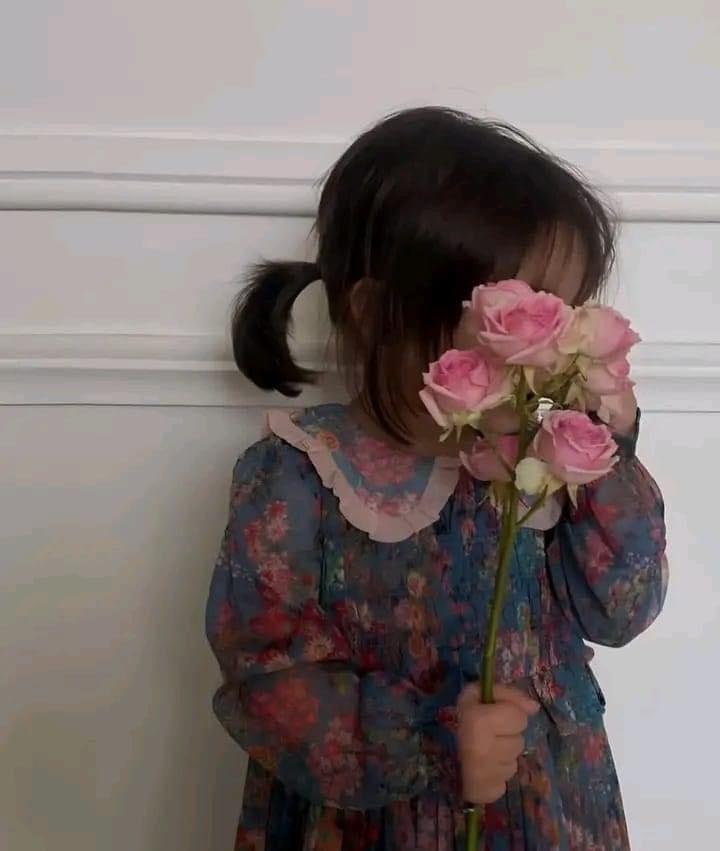
#> input picture imgs/child.jpg, 720 x 851 px
$ python main.py
#> lines starting #> are read from the running program, lines starting #| are printed output that depends on the picture; after the words box and inside, x2 and y2 are one past the last pixel; in counts of white or black regions, pixels touching at a corner belong together
import cv2
import numpy as np
import matplotlib.pyplot as plt

img_1_path = 'imgs/child.jpg'  # Path to the image file


#Read image function

def read_img(file_path):
#> called with file_path = 'imgs/child.jpg'
    img = cv2.imread(file_path)
#> img is the input picture: shape (851, 720, 3); mean B, G, R 112.3, 114, 124.8
    img = cv2.cvtColor(img, cv2.COLOR_BGR2RGB)
    return img

#Edge Detection Function

def edge_detection(img, line_width, blur_amount):
#> called with line_width = 7, blur_amount = 5
    gray_scale_img = cv2.cvtColor(img, cv2.COLOR_BGR2GRAY)
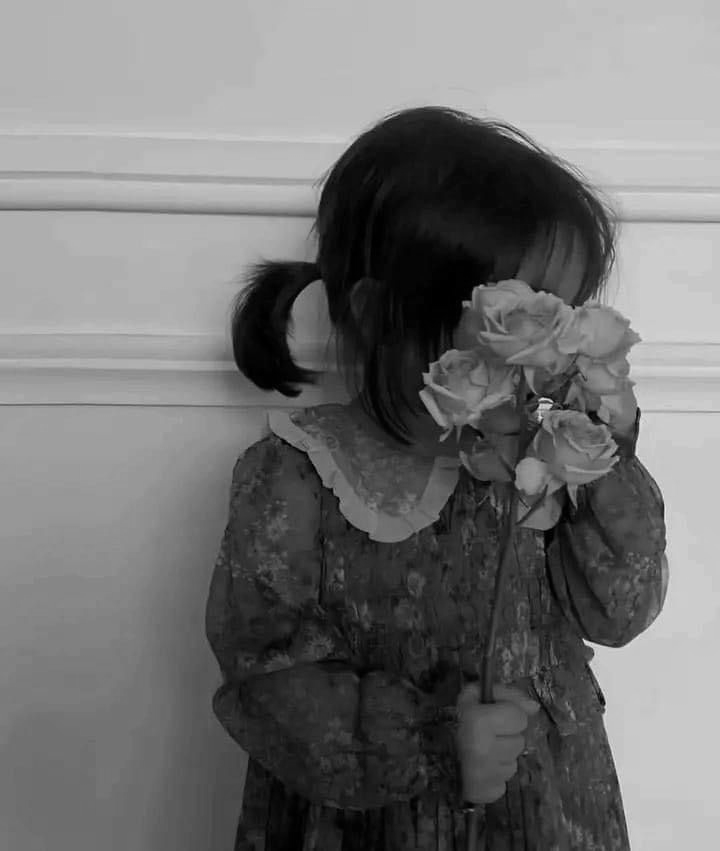
#> gray_scale_img: shape (851, 720); min 0, max 236, mean 114.7

    # Smooting noisy image using medianBlur
    gray_scale_img_blur = cv2.medianBlur(gray_scale_img, blur_amount)

    # Now detecting edges using adaptiveThreshold
    img_edges = cv2.adaptiveThreshold(gray_scale_img_blur, 255, cv2.ADAPTIVE_THRESH_MEAN_C, cv2.THRESH_BINARY, line_width, blur_amount)
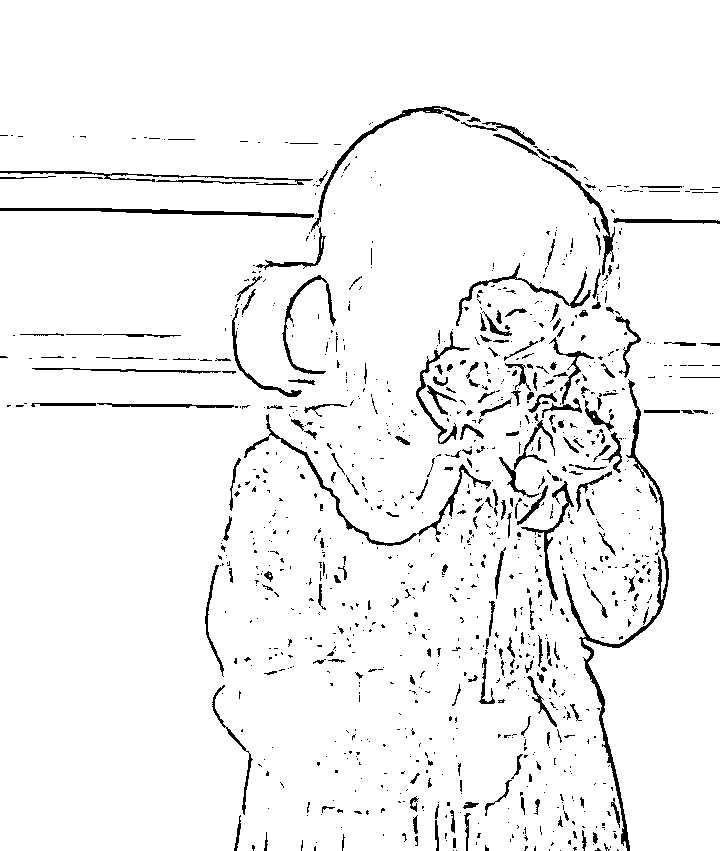
#> img_edges: shape (851, 720); 95.2% white; 1047 black regions (815 under 20 px), largest, box (x1, y1, x2, y2) and area: (563, 379, 669, 851) 2488, (244, 414, 491, 546) 1295, (0, 208, 314, 218) 1095

    return img_edges

#Color Segmentation Function

def color_segmentation(img, k_value, epochs, accuracy):  # k_value is number of clusters
#> called with k_value = 6, epochs = 50, accuracy = 0.02
    data = np.float32(img)
    data = data.reshape((-1, 3))

    # specifying stopping criteria
    criteria = (cv2.TERM_CRITERIA_EPS + cv2.TERM_CRITERIA_MAX_ITER, epochs, accuracy)

    compactness, labels, centers = cv2.kmeans(data, k_value, None, criteria, 10, cv2.KMEANS_RANDOM_CENTERS)
#> compactness = 243027208.3; centers = [[194.1, 188.7, 189.7], [94.34, 74.19, 70.02], [161.5, 150.5, 146.5], [24.54, 15.71, 15], [131.4, 113.7, 105.6], [55.21, 42.82, 43.36]]

    centers = np.uint8(centers)
#> centers = [[194, 188, 189], [94, 74, 70], [161, 150, 146], [24, 15, 14], [131, 113, 105], [55, 42, 43]]

    result = centers[labels.flatten()]

    # reshaping image to its actual shape
    result = result.reshape(img.shape)
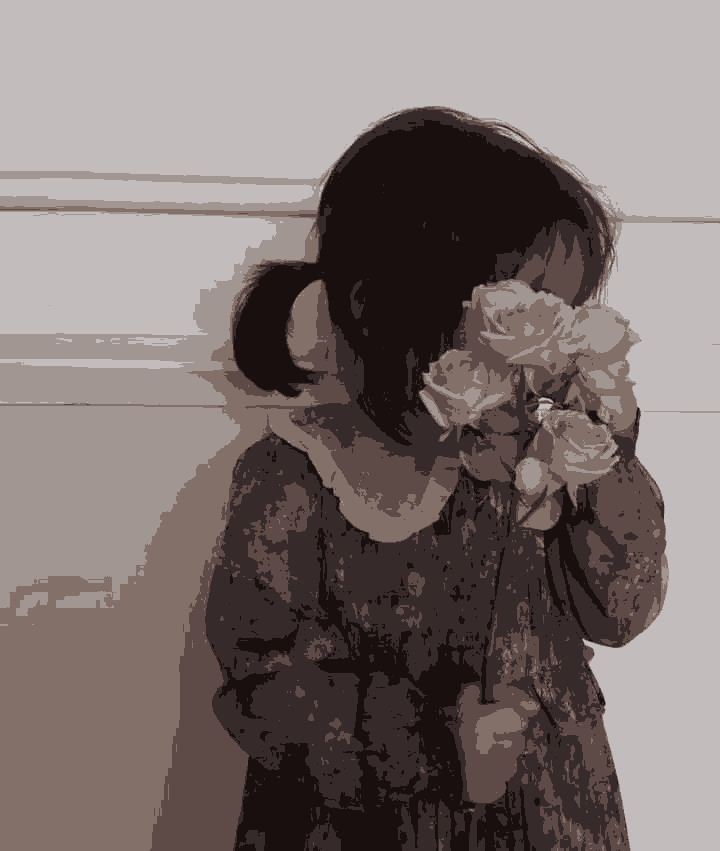
#> result: shape (851, 720, 3); mean R, G, B 124.6, 113.3, 111.8

    return result

#Generate Cartoonize image function

def generate_cartoonize_img(img_path, LINE_WIDTH, BLUR_VALUE, TOTAL_COLORS, EPOCHS, ACCURACY):
    img = read_img(img_path)

    edgeImg = edge_detection(img, LINE_WIDTH, BLUR_VALUE)
    segmented_img = color_segmentation(img, TOTAL_COLORS, EPOCHS, ACCURACY)

    blurred_img = cv2.bilateralFilter(segmented_img, d=7, sigmaColor=200, sigmaSpace=200)
    cartoonized_img = cv2.bitwise_and(blurred_img, blurred_img, mask = edgeImg)
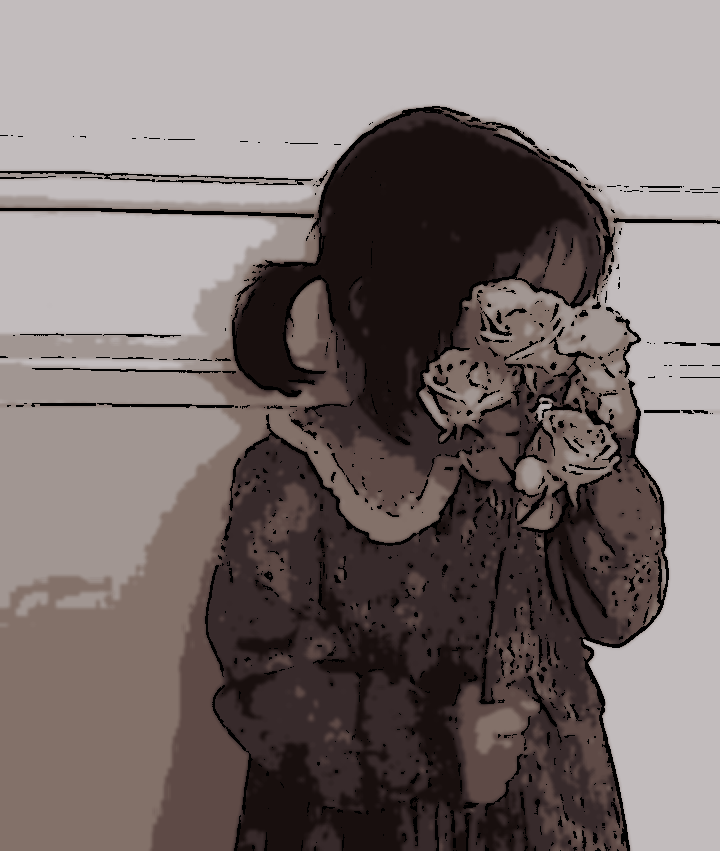
#> cartoonized_img: shape (851, 720, 3); mean R, G, B 120.5, 109.9, 108.4

    return cartoonized_img

LINE_WIDTH  = 7
BLUR_VALUE = 5
TOTAL_COLORS = 6
EPOCHS = 50
ACCURACY = 0.02

cartoon_img_1 = generate_cartoonize_img(img_1_path, LINE_WIDTH, BLUR_VALUE, TOTAL_COLORS, EPOCHS, ACCURACY)

# Read original image
original_img = read_img(img_1_path)

# Ensure both images are the same size
cartoon_img_resized = cv2.resize(cartoon_img_1, (original_img.shape[1], original_img.shape[0]))

# Combine side by side
combined_img = np.hstack((original_img, cartoon_img_resized))
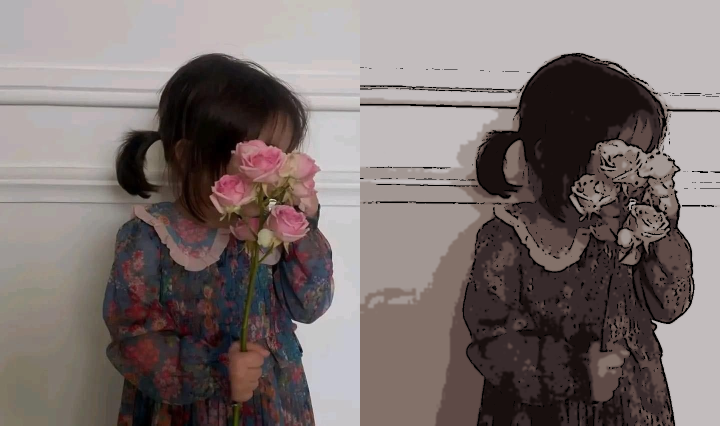
#> combined_img: shape (851, 1440, 3) (shown at 1/2 size); mean R, G, B 122.7, 111.9, 110.4

# Display the combined image
plt.figure(figsize=(10, 5))
plt.imshow(combined_img)
plt.axis('off')
plt.title("Original vs Cartoonized")
plt.show()

$ run again, with imgs/bird.jpg copied over imgs/child.jpg
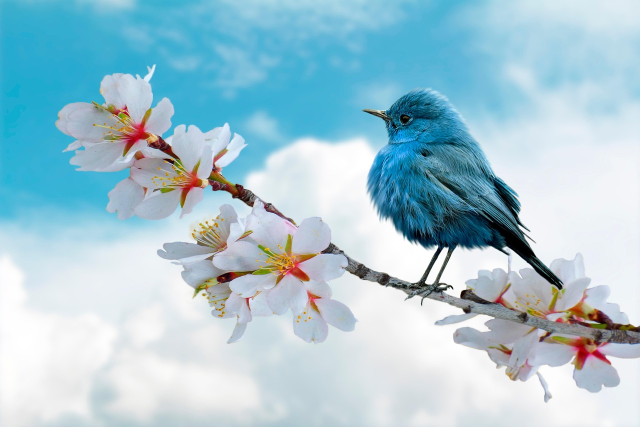
#> input picture imgs/bird.jpg, 1280 x 853 px (shown at 1/2 size)
#> in read_img, img is the input picture: shape (853, 1280, 3); mean B, G, R 211.7, 199.2, 165.5
#> in edge_detection, `img_edges = cv2.adaptiveThreshold(gray_scale_img_blur, 255, cv2.ADAPTI..`:
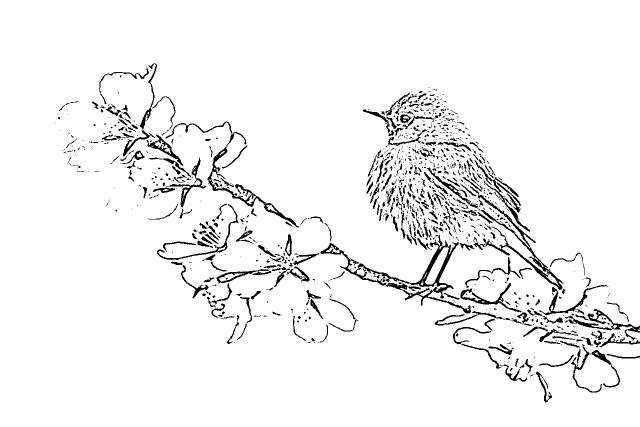
#> img_edges: shape (853, 1280) (shown at 1/2 size); 94.9% white; 1203 black regions (866 under 20 px), largest, box (x1, y1, x2, y2) and area: (641, 469, 942, 627) 5125, (940, 373, 1127, 580) 3189, (330, 243, 597, 455) 2841
#> in color_segmentation, `compactness, labels, centers = cv2.kmeans(data, k_value, None, criteri..`: compactness = 958910085; centers = [[179, 206.8, 221.3], [23.98, 63.35, 79.42], [234.2, 238.8, 241.8], [140.2, 97.53, 63.49], [163.6, 165.5, 169.6], [74.21, 176.7, 209.9]]
#> in color_segmentation, `centers = np.uint8(centers)`: centers = [[179, 206, 221], [23, 63, 79], [234, 238, 241], [140, 97, 63], [163, 165, 169], [74, 176, 209]]
#> `combined_img = np.hstack((original_img, cartoon_img_resized))`:
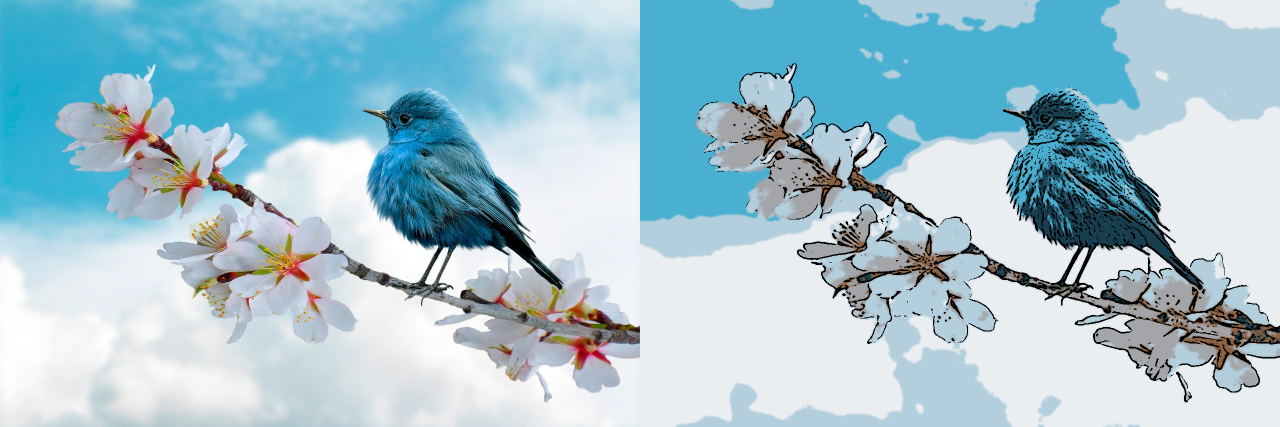
#> combined_img: shape (853, 2560, 3) (shown at 1/2 size); mean R, G, B 162.8, 195.9, 208.4

$ run again, with imgs/cat.jpg copied over imgs/child.jpg
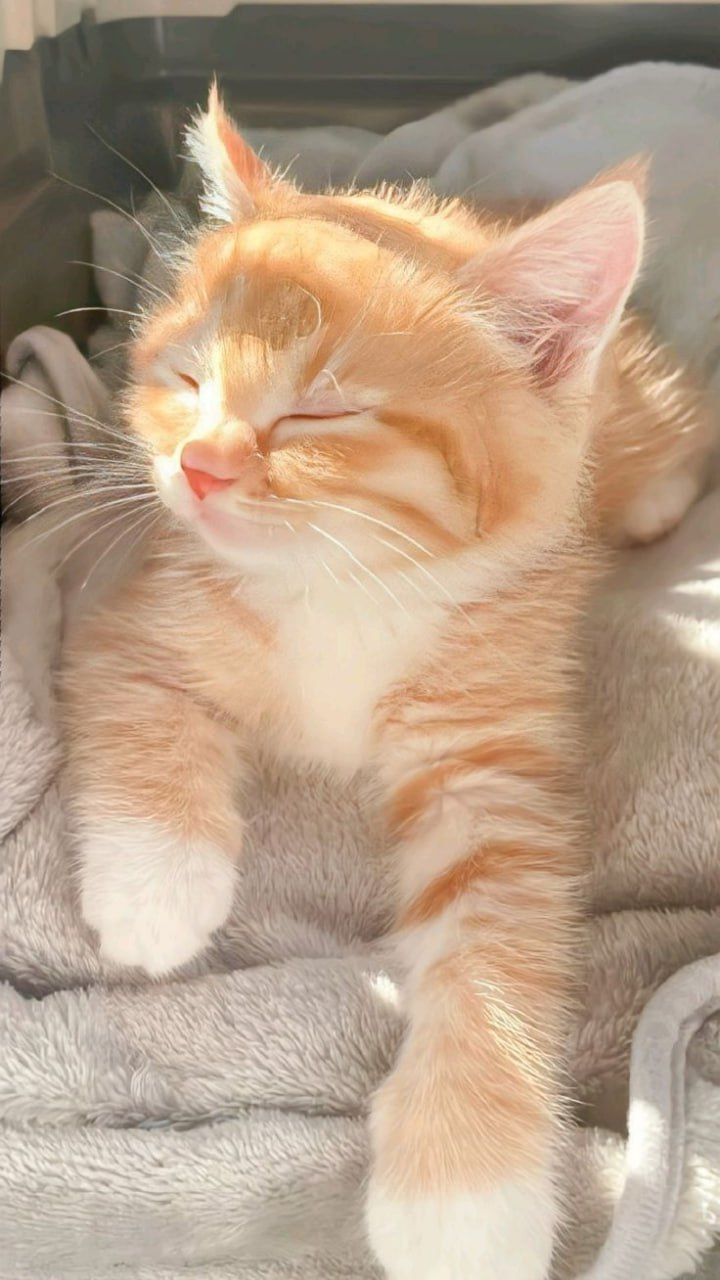
#> input picture imgs/cat.jpg, 720 x 1280 px
#> in read_img, img is the input picture: shape (1280, 720, 3); mean B, G, R 135.8, 158.1, 181.6
#> in edge_detection, `img_edges = cv2.adaptiveThreshold(gray_scale_img_blur, 255, cv2.ADAPTI..`:
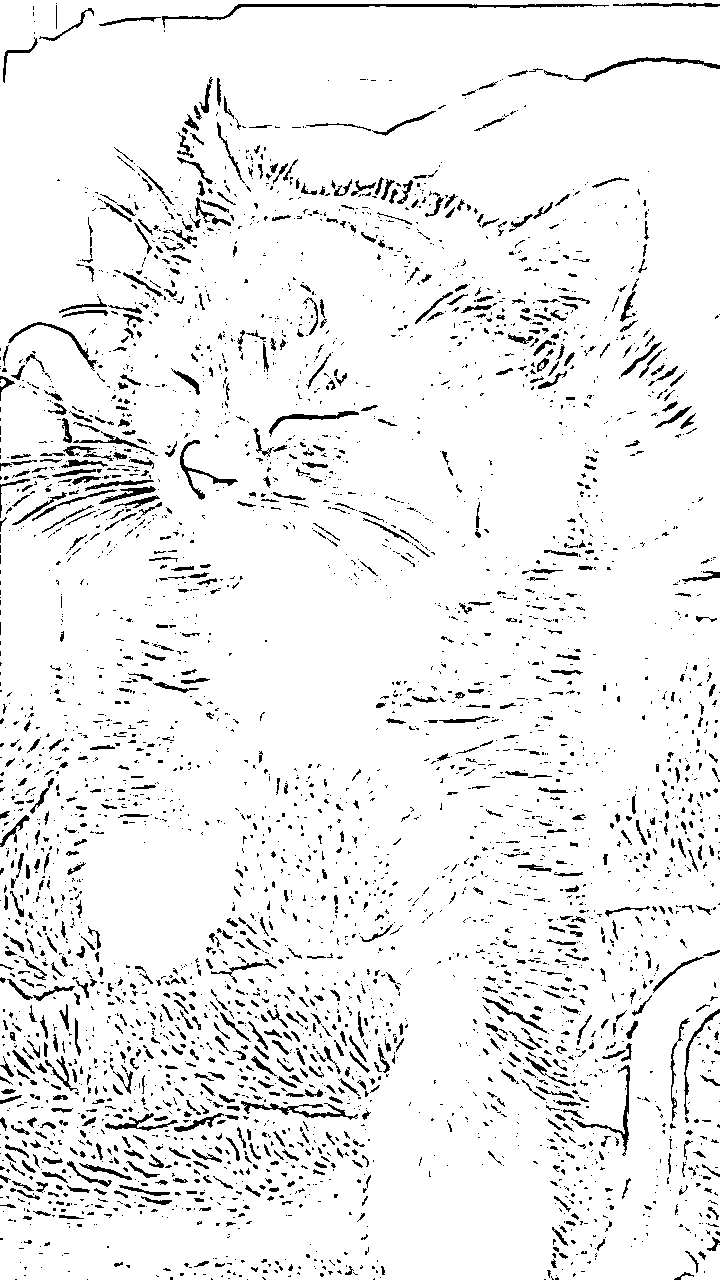
#> img_edges: shape (1280, 720); 93.3% white; black in thin lines or dots
#> in color_segmentation, `compactness, labels, centers = cv2.kmeans(data, k_value, None, criteri..`: compactness = 450127197.3; centers = [[84.99, 80.71, 68.94], [233.7, 218, 196.6], [150, 124.9, 103.3], [171.5, 156.3, 141.7], [213.6, 186.4, 161.8], [205.2, 156.2, 118.3]]
#> in color_segmentation, `centers = np.uint8(centers)`: centers = [[84, 80, 68], [233, 217, 196], [150, 124, 103], [171, 156, 141], [213, 186, 161], [205, 156, 118]]
#> `combined_img = np.hstack((original_img, cartoon_img_resized))`:
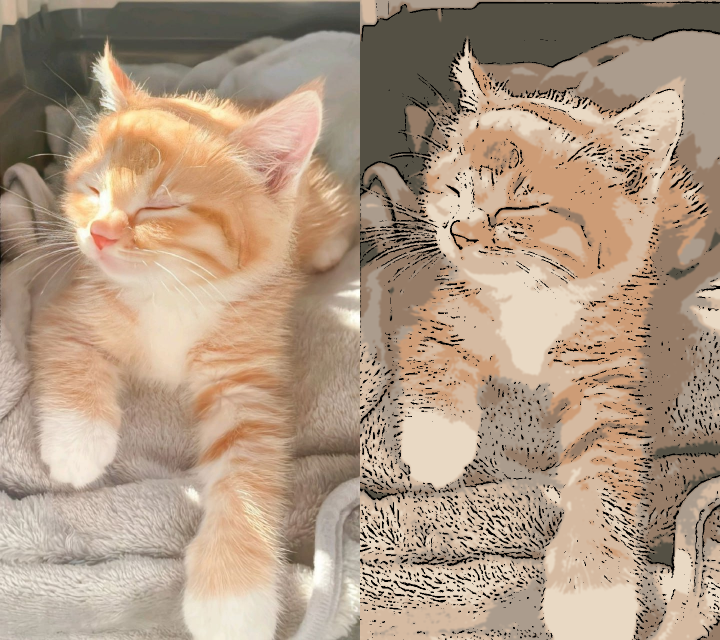
#> combined_img: shape (1280, 1440, 3) (shown at 1/2 size); mean R, G, B 175.5, 152.8, 131.2
